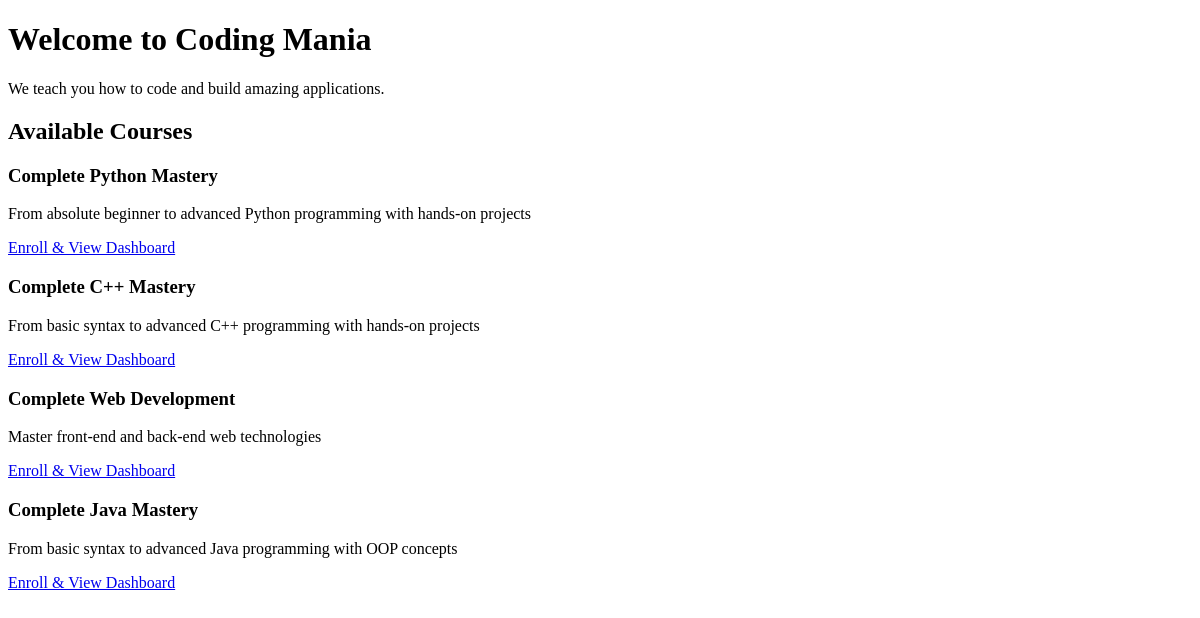
The app's page /home.php (signed in) with its own data.
### tables this page shows
CREATE TABLE `courses` (
  `id` int(11) NOT NULL,
  `course_name` varchar(255) NOT NULL,
  `description` text DEFAULT NULL,
  `teacher_id` int(11) DEFAULT NULL
);

### home.php (the view, shortened to what this page needs)
<?php
include('db.php');
$query = "SELECT * FROM courses";
$result = $conn->query($query);
$courses = [];
while ($row = $result->fetch_assoc()) {
    $courses[] = $row;
}
?>
<!DOCTYPE html>
<html lang="en">
<head>
   <link rel="stylesheet" href="home.css">
</head>
<body class="bg-gray-100 animate-fadeIn">
   <header class="header">
     <div class="container text-center">
       <h1 class="main-heading">Welcome to Coding Mania</h1>
       <p class="subheading">We teach you how to code and build amazing applications.</p>
     </div>
   </header>
   <main class="container mt-10">
     <h2 class="text-3xl font-semibold mb-6 text-center">Available Courses</h2>
     <div class="card-grid">
       <?php foreach($courses as $course): ?>
         <div class="course-card">
           <h3 class="text-xl font-bold mb-2"><?= htmlspecialchars($course['course_name']) ?></h3>
           <p class="mb-4">
             <?= htmlspecialchars($course['description'] ?? 'No description available.') ?>
           </p>
           <a href="dashboard.php?course_id=<?= $course['id'] ?>"
              class="bg-blue-500 text-white py-2 px-4 rounded hover:bg-blue-600 transition">
             Enroll & View Dashboard
           </a>
         </div>
       <?php endforeach; ?>
     </div>
   </main>
</body>
</html>

### home.css (style rules this page uses)
.animate-fadeIn { animation: fadeIn 0.5s ease-in-out forwards; }

### records on screen
courses: course_name "Complete Python Mastery", description "From absolute beginner to advanced Python programming with hands-on projects"
courses: course_name "Complete C++ Mastery", description "From basic syntax to advanced C++ programming with hands-on projects"
courses: course_name "Complete Web Development", description "Master front-end and back-end web technologies"
courses: course_name "Complete Java Mastery", description "From basic syntax to advanced Java programming with OOP concepts"
